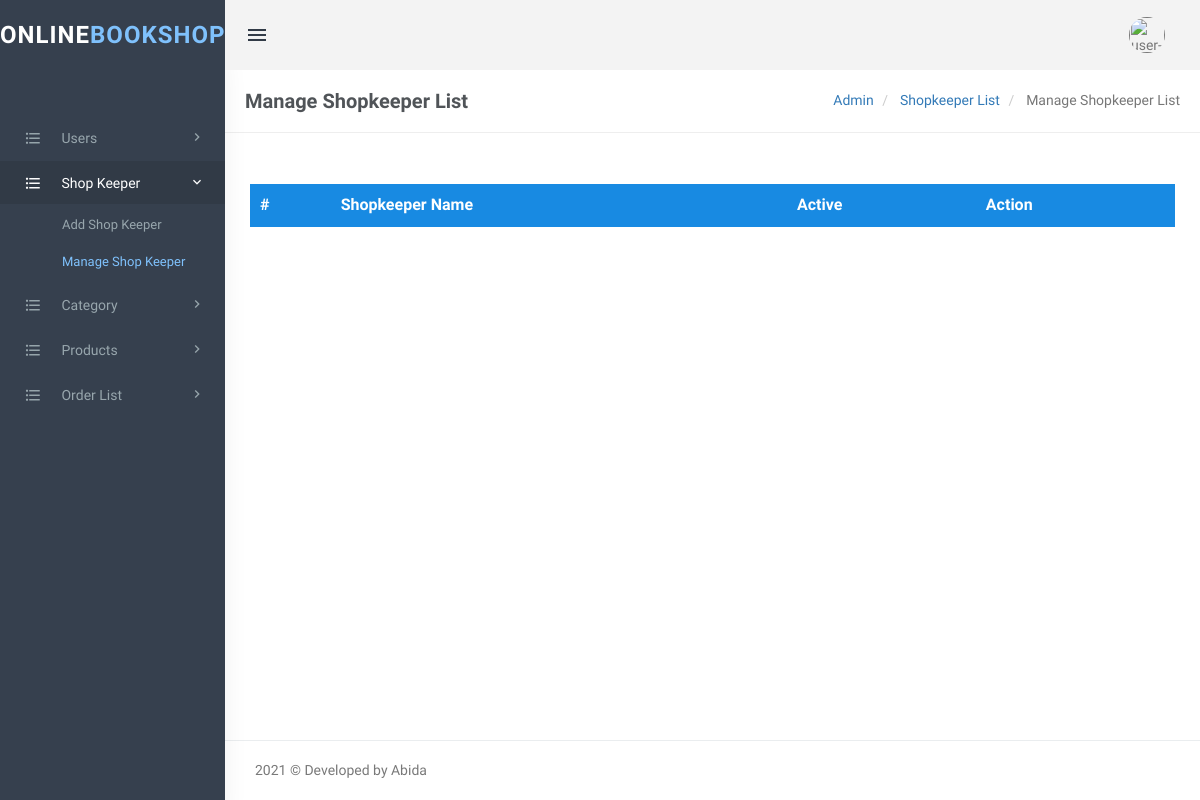
The page /View/admin/manage-keeper.php (signed in) on the database as committed earlier.
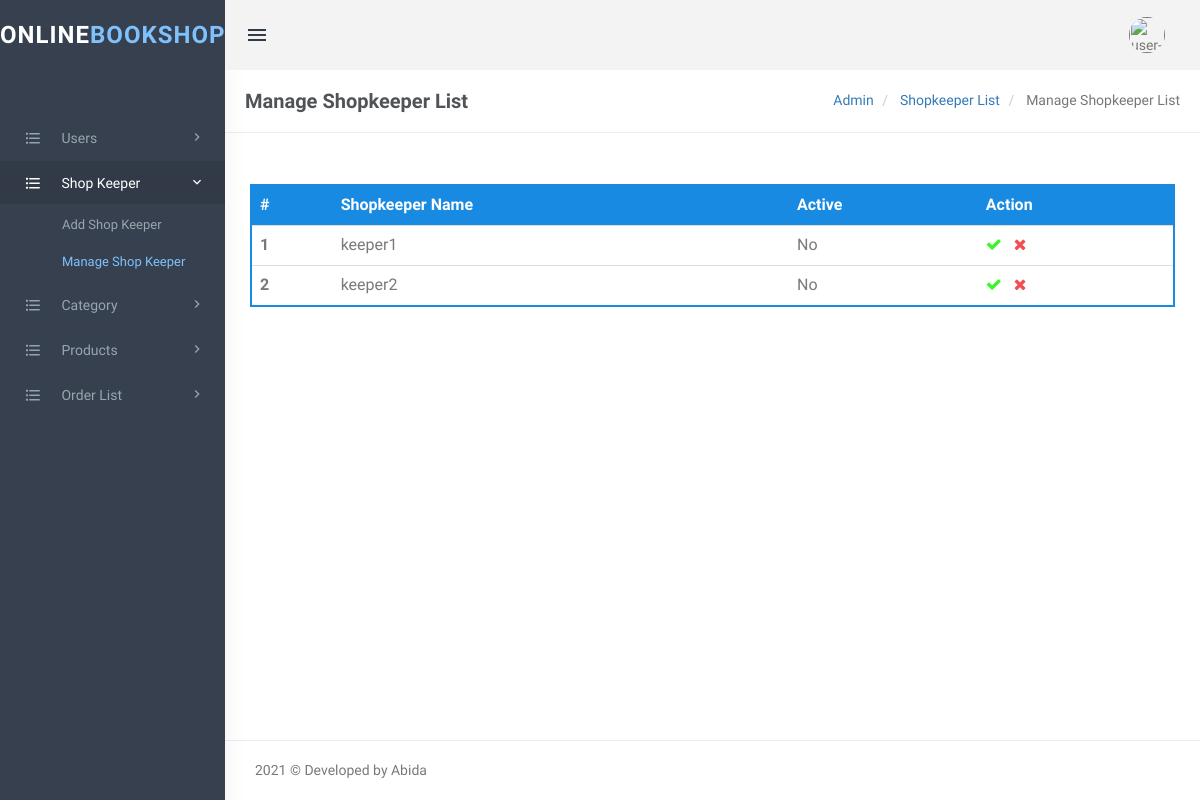
The same page on the database as committed later.
### tables this page shows
CREATE TABLE `users` (
  `user_id` int(11) NOT NULL,
  `name` varchar(255) NOT NULL,
  `password` varchar(50) NOT NULL,
  `email` varchar(50) NOT NULL,
  `phone` varchar(15) NOT NULL,
  `added_on` timestamp NOT NULL DEFAULT current_timestamp(),
  `usertype` int(11) NOT NULL DEFAULT 0,
  `address` varchar(255) NOT NULL,
  `username` varchar(255) NOT NULL,
  `Is_Active` int(1) NOT NULL
);

### View/admin/manage-keeper.php (the view, shortened to what the changed rows need)
<?php
try{
    $conn=new PDO("mysql:host=localhost;dbname=bookdb;",'root','');
    $conn->setAttribute(PDO::ATTR_ERRMODE, PDO::ERRMODE_EXCEPTION);
}
catch(PDOException $e){
    echo "<script>window.alert('Database connection error');</script>";
}
if ((!isset($_SESSION['username'])) || isset($_GET['logout'])) {
    session_destroy();
    unset($_SESSION['username']);
    header("location: ../../login.php");
} else {
?>
    <!DOCTYPE html>
    <html lang="en">
    <head>
        <link href="assets/css/bootstrap.min.css" rel="stylesheet" type="text/css" />
        <link href="assets/css/core.css" rel="stylesheet" type="text/css" />
        <link href="assets/css/components.css" rel="stylesheet" type="text/css" />
        <link href="assets/css/icons.css" rel="stylesheet" type="text/css" />
        <link href="assets/css/pages.css" rel="stylesheet" type="text/css" />
        <link href="assets/css/menu.css" rel="stylesheet" type="text/css" />
        <link href="assets/css/responsive.css" rel="stylesheet" type="text/css" />
        <link rel="stylesheet" href="https://cdnjs.cloudflare.com/ajax/libs/switchery/0.8.2/switchery.css">
    </head>
    <body class="fixed-left">
        <div id="wrapper">
            <div class="content-page">
                <div class="content">
                    <div class="container">
                        <div class="row">
                            <div class="row">
                                <div class="col-md-12">
                                    <div class="demo-box m-t-20">
                                        <div class="table-responsive">
                                            <table class="table m-0 table-colored-bordered table-bordered-primary">
                                                <thead>
                                                    <tr>
                                                        <th>#</th>
                                                        <th>Shopkeeper Name</th>
                                                        <th>Active</th>
                                                        <th>Action</th>
                                                    </tr>
                                                </thead>
                                                <tbody>
                                                    <?php
                                                    try{
                                                        $sql= "Select * from users where usertype = 2";
                                                        $cnt = 1;
                                                        $adminobject=$conn->query($sql);
                                                        $adminTab= $adminobject->fetchAll();
                                                        foreach($adminTab as $key){
                                                                    ?>
                                                                    <tr>
                                                                        <th scope="row"><?php echo htmlentities($cnt); ?></th>
                                                                        <td><?php echo $key[8]; ?></td>
                                                                        <td id="updateApprvVal<?php echo $key[9]; ?>">
                                                                        <?php
                                                                        if($key[9] == 0){
                                                                            echo 'No';
                                                                        }else {
                                                                            echo 'Yes';
                                                                        }
                                                                         ?></td>
                                                                        <td>
                                                                            <a style="cursor: pointer;" onclick="statusUpdate(1,<?php echo $key[0]; ?>)"><i class="fa fa-check" style="color: #3AF629;"></i></a>
                                                                            <a style="cursor: pointer;" onclick="statusUpdate(0,<?php echo $key[0]; ?>)"><i class="fa fa-times" style="color: #f05050"></i></a>
                                                                        </td>
                                                                    </tr>
                                                                    <?php
                                                        $cnt++;
                                                        }
                                                    }catch(PDOException $err){
                                                        echo $err;
                                                    }
                                                    ?>
                                                </tbody>
                                            </table>
                                        </div>
                                    </div>
                                </div>
                            </div>
                        </div>
                    </div>
                </div>
            </div>
    </body>
    </html>
<?php } ?>

Rows that differ between the two databases and show on the page:
added users: username "keeper1", Is_Active "No"
added users: username "keeper2", Is_Active "No"
